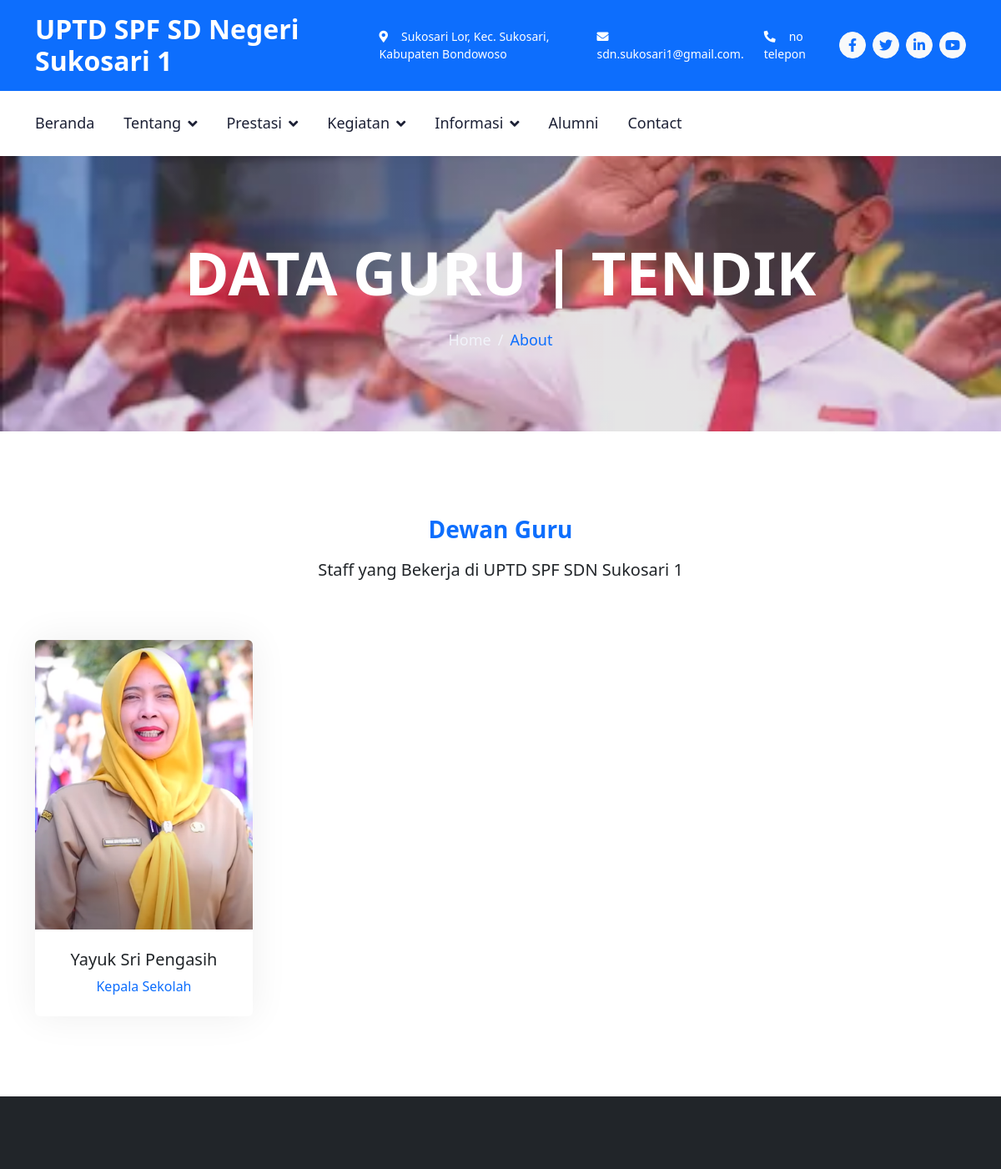
The page /dataguru/ (upper part) on the database as committed earlier.
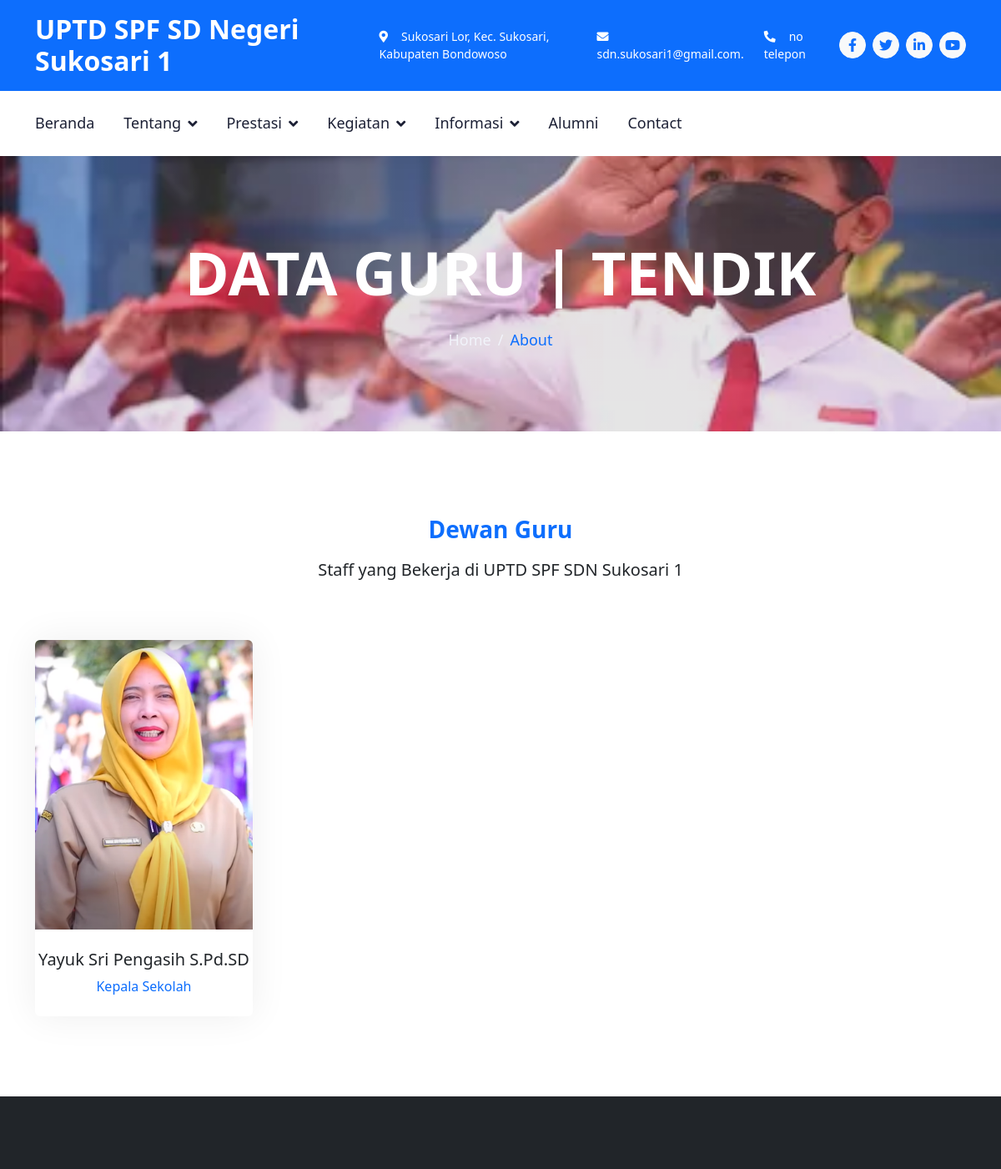
The same page on the database as committed later.
### data/models.py (models this page shows, shortened)
class DataGuru(models.Model):
    image = models.ImageField(upload_to='images/tendik/')
    nama = models.CharField(max_length=100,null=True, blank=True)
    jabatan = models.CharField(max_length=100, null=True, blank=True)
    class Meta:
        verbose_name_plural="Data Guru"

### data/views.py (the view)
# urls.py: path('dataguru/', views.dataguru, name='dataguru'),
def dataguru(request):
 data_guru = DataGuru.objects.all()
 context={
  'data_guru': data_guru
 }
 return render(request,'view/about/dataguru.html' ,context)

### data/templates/view/about/dataguru.html (shortened to what this page needs)
{% extends "layout/core.html" %}
{% load static %}
{% block content %}
  <div
    class="container-fluid page-header py-5 mb-5 wow fadeIn"
    data-wow-delay="0.1s">
    <div class="container text-center py-5">
      <h1 class="display-2 text-white mb-4 animated slideInDown fw-semibold">DATA GURU | TENDIK</h1>
      <nav aria-label="breadcrumb animated slideInDown">
        <ol class="breadcrumb justify-content-center mb-0">
          <li class="breadcrumb-item"><a href="{% url 'home' %}" style="text-decoration: none;">Home</a></li>
          <li class="breadcrumb-item text-primary" aria-current="page">
            About
          </li>
        </ol>
      </nav>
    </div>
  </div>
 <div class="container-xxl py-5" id="team" >
  <div class="container ">
    <div
      class="text-center mx-auto wow fadeInUp"
      data-wow-delay="0.1s"
      style="max-width: 500px"
      >
      <p class="fs-3 fw-semibold text-primary">Dewan Guru</p>
      <h5 class="display-5 mb-5 fs-5 fw-medium">Staff yang Bekerja di UPTD SPF SDN Sukosari 1</h5>
      <br />
    </div>
    <div class="row g-4 row-cols-1 row-cols-md-3" style="">
      <div class="col-lg-3 col-md-6 wow fadeInUp " data-wow-delay="0.1s">
        {% for guru in data_guru %}
          <div class="team-item rounded overflow-hidden pb-4">
            <img class="img-fluid mb-4" src="{{ guru.image.url }}" height='945px' width="710px" alt="" />
            <h5>{{ guru.nama }}</h5>
            <span class="text-primary">{{ guru.jabatan }}</span>
          </div>
        {% endfor %}
      </div>
    </div>
  </div>
</div>
 {% endblock content %}

Rows that differ between the two databases and show on the page:
removed DataGuru: image (picture), nama "Yayuk Sri Pengasih", jabatan "Kepala Sekolah"
added DataGuru: image (picture), nama "Yayuk Sri Pengasih S.Pd.SD", jabatan "Kepala Sekolah"
